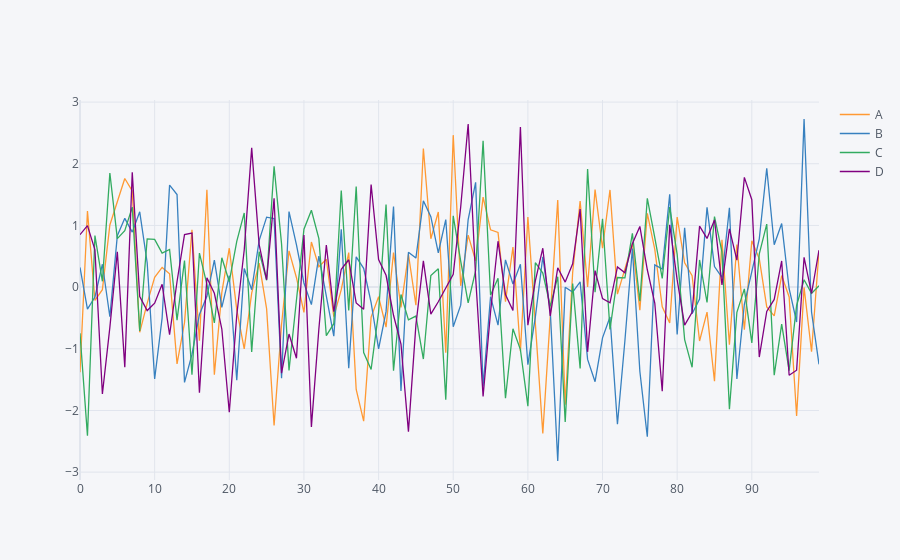

Notebook cell for this chart:
### Markdown cell above
# Line Plot using plotly

### Code cell
df.iplot()
